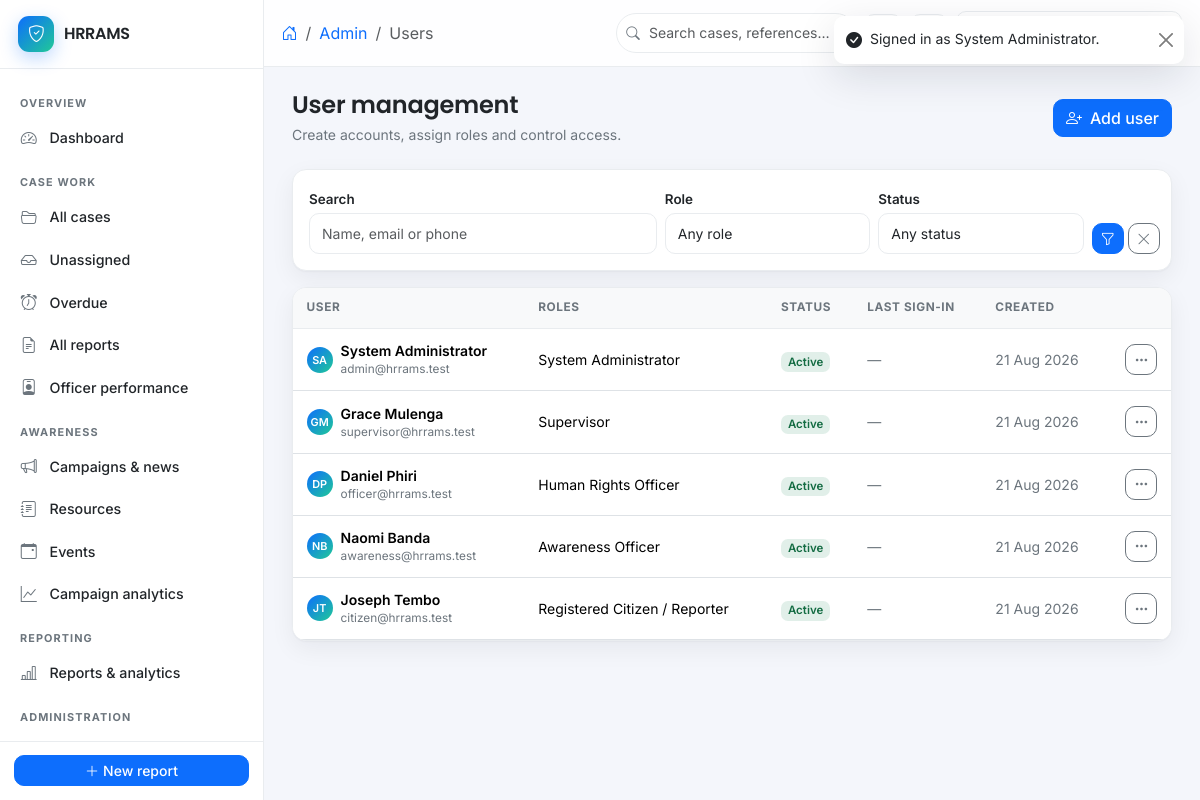
Page /admin/users (signed in) on the committed database.
### tables this page shows
CREATE TABLE settings (
  id            INT UNSIGNED AUTO_INCREMENT PRIMARY KEY,
  skey          VARCHAR(100) NOT NULL,
  svalue        TEXT         NULL,
  stype         ENUM('string','int','bool','json') NOT NULL DEFAULT 'string',
  group_name    VARCHAR(60)  NOT NULL DEFAULT 'general',
  created_at    DATETIME     NOT NULL DEFAULT CURRENT_TIMESTAMP,
  updated_at    DATETIME     NULL ON UPDATE CURRENT_TIMESTAMP,
  updated_by    INT UNSIGNED NULL,
  deleted_at    DATETIME     NULL,
  UNIQUE KEY uq_settings_key (skey)
);

CREATE TABLE users (
  id                  INT UNSIGNED AUTO_INCREMENT PRIMARY KEY,
  first_name          VARCHAR(80)  NOT NULL,
  last_name           VARCHAR(80)  NOT NULL,
  email               VARCHAR(190) NOT NULL,
  phone               VARCHAR(30)  NULL,
  password_hash       VARCHAR(255) NOT NULL,
  national_id_enc     VARBINARY(512) NULL COMMENT 'AES-encrypted sensitive identifier',
  address             VARCHAR(255) NULL,
  province_id         INT UNSIGNED NULL,
  district_id         INT UNSIGNED NULL,
  nationality         VARCHAR(80)  NULL,
  avatar_path         VARCHAR(255) NULL,
  status              ENUM('pending','active','suspended','locked') NOT NULL DEFAULT 'pending',
  email_verified_at   DATETIME     NULL,
  verify_token        CHAR(64)     NULL,
  twofa_secret        VARCHAR(64)  NULL,
  twofa_enabled       TINYINT(1)   NOT NULL DEFAULT 0,
  failed_attempts     TINYINT UNSIGNED NOT NULL DEFAULT 0,
  locked_until        DATETIME     NULL,
  last_login_at       DATETIME     NULL,
  remember_token      CHAR(64)     NULL,
  created_at          DATETIME     NOT NULL DEFAULT CURRENT_TIMESTAMP,
  updated_at          DATETIME     NULL ON UPDATE CURRENT_TIMESTAMP,
  created_by          INT UNSIGNED NULL,
  updated_by          INT UNSIGNED NULL,
  deleted_at          DATETIME     NULL,
  UNIQUE KEY uq_users_email (email),
  KEY idx_users_status (status),
  KEY idx_users_deleted (deleted_at),
  KEY idx_users_prov (province_id),
  CONSTRAINT fk_users_prov FOREIGN KEY (province_id) REFERENCES provinces(id),
  CONSTRAINT fk_users_dist FOREIGN KEY (district_id) REFERENCES districts(id)
);

### app/Views/admin/users.php (the view, shortened to what the rows shown need)
<div class="d-flex flex-wrap justify-content-between align-items-center gap-2 mb-4">
  <div>
    <h1 class="h4 fw-semibold mb-1">User management</h1>
    <p class="text-muted small mb-0">Create accounts, assign roles and control access.</p>
  </div>
  <a href="<?= e(url('admin/users/create')) ?>" class="btn btn-primary">
    <i class="bi bi-person-plus me-2"></i>Add user
  </a>
</div>
<form class="card p-3 mb-3" method="get" action="<?= e(url('admin/users')) ?>">
  <div class="row g-2 align-items-end">
    <div class="col-lg-5">
      <label class="form-label" for="q">Search</label>
      <input type="search" id="q" name="q" class="form-control form-control-sm"
             placeholder="Name, email or phone" value="<?= e($filters['q'] ?? '') ?>">
    </div>
    <div class="col-6 col-lg-3">
      <label class="form-label" for="role">Role</label>
      <select id="role" name="role" class="form-select form-select-sm" data-autosubmit>
        <option value="">Any role</option>
      </select>
    </div>
    <div class="col-6 col-lg-3">
      <label class="form-label" for="status">Status</label>
      <select id="status" name="status" class="form-select form-select-sm" data-autosubmit>
        <option value="">Any status</option>
      </select>
    </div>
    <div class="col-lg-1 d-flex gap-1">
      <button class="btn btn-primary btn-sm w-100"><i class="bi bi-funnel"></i></button>
      <a href="<?= e(url('admin/users')) ?>" class="btn btn-outline-secondary btn-sm"><i class="bi bi-x-lg"></i></a>
    </div>
  </div>
</form>
<div class="card table-card">
  <?php if ($rows === []): ?>
    <div class="empty-state"><i class="bi bi-people"></i>No users match these filters.</div>
  <?php else: ?>
    <div class="table-responsive">
      <table class="table align-middle mb-0">
        <thead>
          <tr>
            <th scope="col">User</th><th scope="col">Roles</th><th scope="col">Status</th>
            <th scope="col">Last sign-in</th><th scope="col">Created</th><th scope="col"></th>
          </tr>
        </thead>
        <tbody>
          <?php foreach ($rows as $row): ?>
            <tr>
              <td>
                <span class="d-inline-flex align-items-center gap-2">
                  <span class="avatar avatar-sm"><?= e(initials($row['first_name'] . ' ' . $row['last_name'])) ?></span>
                  <span class="small">
                    <span class="d-block fw-semibold"><?= e($row['first_name'] . ' ' . $row['last_name']) ?></span>
                    <span class="d-block text-muted fs-tiny"><?= e($row['email']) ?></span>
                  </span>
                </span>
              </td>
              <td class="small"><?= e($row['role_names'] ?: '—') ?></td>
              <td>
                <span class="badge badge-soft bg-<?= e(match ($row['status']) {
                    'active' => 'success', 'pending' => 'warning',
                    'suspended' => 'danger', default => 'secondary' }) ?>">
                  <?= e(ucfirst((string)$row['status'])) ?>
                </span>
              </td>
              <td class="small text-muted"><?= e(dt($row['last_login_at'], 'd M Y')) ?></td>
              <td class="small text-muted"><?= e(d($row['created_at'])) ?></td>
              <td class="text-end">
                <div class="dropdown">
                  <button class="btn btn-outline-secondary btn-sm" data-bs-toggle="dropdown" aria-label="Actions">
                    <i class="bi bi-three-dots"></i>
                  </button>
                </div>
              </td>
            </tr>
          <?php endforeach; ?>
        </tbody>
      </table>
    </div>
  <?php endif; ?>
</div>

### app/Core/Router.php (shortened to what the rows shown need)
<?php
final class Router
{
    private array $routes = ['GET' => [], 'POST' => [], 'PUT' => [], 'PATCH' => [], 'DELETE' => []];
    private function add(string $method, string $pattern, array $handler, array $middleware): void
    {
        $this->routes[$method][] = [
            'pattern'    => '/' . trim($pattern, '/'),
            'handler'    => $handler,
            'middleware' => $middleware,
        ];
    }
    public function dispatch(): void
    {
        $method = Request::method();
        $path   = Request::path();
        foreach ($this->routes[$method] ?? [] as $route) {
            $params = $this->match($route['pattern'], $path);
            if ($params === null) {
                continue;
            }
            foreach ($route['middleware'] as $rule) {
                Middleware::apply($rule);
            }
            [$class, $action] = $route['handler'];
            (new $fqcn())->{$action}(...array_values($params));
            return;
        }
    }
    private function match(string $pattern, string $path): ?array
    {
        if ($pattern === $path) {
            return [];
        }
        $pSeg = explode('/', trim($pattern, '/'));
        $uSeg = explode('/', trim($path, '/'));
        if (count($pSeg) !== count($uSeg)) {
            return null;
        }
        $params = [];
        foreach ($pSeg as $i => $segment) {
            if ($segment !== $uSeg[$i]) {
                return null;
            }
        }
        return $params;
    }
}

### app/Views/partials/sidebar.php (shortened to what the rows shown need)
<aside class="app-sidebar" id="appSidebar">
  <a href="<?= e(url(Auth::homeRoute())) ?>" class="sidebar-brand">
    <span class="brand-mark"><i class="bi bi-shield-check"></i></span>
    <span class="brand-text"><?= e(Setting::get('site_name', 'HRRAMS')) ?></span>
  </a>
  <nav class="sidebar-nav" aria-label="Main navigation">
    <?php if (Auth::hasRole('officer', 'supervisor', 'admin')): ?>
      <div class="nav-group-label">Overview</div>
      <a class="nav-item<?= activeIf('dashboard') ?>" href="<?= e(url('dashboard')) ?>">
        <i class="bi bi-speedometer2"></i><span>Dashboard</span>
      </a>
    <?php endif; ?>
    <?php if (can('case.view_assigned') || can('case.view_any')): ?>
      <div class="nav-group-label">Case work</div>
      <a class="nav-item<?= activeIf('cases') ?>" href="<?= e(url('cases')) ?>">
        <i class="bi bi-folder2-open"></i>
        <span><?= can('case.view_any') ? 'All cases' : 'My cases' ?></span>
      </a>
      <?php if (can('case.assign')): ?>
        <a class="nav-item" href="<?= e(url('cases?unassigned=1&status=open')) ?>">
          <i class="bi bi-inbox"></i><span>Unassigned</span>
        </a>
      <?php endif; ?>
      <a class="nav-item" href="<?= e(url('cases?overdue=1')) ?>">
        <i class="bi bi-alarm"></i><span>Overdue</span>
      </a>
    <?php endif; ?>
    <?php if (can('report.view_any')): ?>
      <a class="nav-item<?= activeIf('reports') ?>" href="<?= e(url('reports')) ?>">
        <i class="bi bi-file-earmark-text"></i><span>All reports</span>
      </a>
    <?php endif; ?>
    <?php if (can('dashboard.department')): ?>
      <a class="nav-item<?= activeIf('officers') ?>" href="<?= e(url('officers')) ?>">
        <i class="bi bi-person-badge"></i><span>Officer performance</span>
      </a>
    <?php endif; ?>
    <?php if (can('awareness.manage') || can('event.manage')): ?>
      <div class="nav-group-label">Awareness</div>
      <?php if (can('awareness.manage')): ?>
        <a class="nav-item<?= activeIf('awareness/manage') ?>" href="<?= e(url('awareness/manage')) ?>">
          <i class="bi bi-megaphone"></i><span>Campaigns &amp; news</span>
        </a>
        <a class="nav-item<?= activeIf('awareness/resources') ?>" href="<?= e(url('awareness/resources')) ?>">
          <i class="bi bi-journal-text"></i><span>Resources</span>
        </a>
      <?php endif; ?>
      <?php if (can('event.manage')): ?>
        <a class="nav-item<?= activeIf('awareness/events') ?>" href="<?= e(url('awareness/events')) ?>">
          <i class="bi bi-calendar-event"></i><span>Events</span>
        </a>
      <?php endif; ?>
      <?php if (can('awareness.analytics')): ?>
        <a class="nav-item<?= activeIf('awareness/analytics') ?>" href="<?= e(url('awareness/analytics')) ?>">
          <i class="bi bi-graph-up"></i><span>Campaign analytics</span>
        </a>
      <?php endif; ?>
    <?php endif; ?>
    <?php if (can('report.export')): ?>
      <div class="nav-group-label">Reporting</div>
      <a class="nav-item<?= activeIf('analytics') ?>" href="<?= e(url('analytics')) ?>">
        <i class="bi bi-bar-chart-line"></i><span>Reports &amp; analytics</span>
      </a>
    <?php endif; ?>
    <?php if (can('user.manage') || can('settings.manage') || can('audit.view')): ?>
      <div class="nav-group-label">Administration</div>
      <?php if (can('dashboard.admin')): ?>
        <a class="nav-item<?= activeIf('admin/dashboard') ?>" href="<?= e(url('admin/dashboard')) ?>">
          <i class="bi bi-grid-1x2"></i><span>Admin dashboard</span>
        </a>
      <?php endif; ?>
    <?php endif; ?>
  </nav>
  <div class="sidebar-foot">
    <a class="btn btn-primary btn-sm w-100" href="<?= e(url('report')) ?>">
      <i class="bi bi-plus-lg me-1"></i>New report
    </a>
  </div>
</aside>

### rows in the picture
settings: svalue "HRRAMS"
users: first_name+last_name "SA", first_name+last_name "System Administrator", email "admin@hrrams.test", role_names "System Administrator", status "Active", last_login_at "—", created_at "21 Aug 2026"
users: first_name+last_name "GM", first_name+last_name "Grace Mulenga", email "supervisor@hrrams.test", role_names "Supervisor", status "Active", last_login_at "—", created_at "21 Aug 2026"
users: first_name+last_name "DP", first_name+last_name "Daniel Phiri", email "officer@hrrams.test", role_names "Human Rights Officer", status "Active", last_login_at "—", created_at "21 Aug 2026"
users: first_name+last_name "NB", first_name+last_name "Naomi Banda", email "awareness@hrrams.test", role_names "Awareness Officer", status "Active", last_login_at "—", created_at "21 Aug 2026"
users: first_name+last_name "JT", first_name+last_name "Joseph Tembo", email "citizen@hrrams.test", role_names "Registered Citizen / Reporter", status "Active", last_login_at "—", created_at "21 Aug 2026"

### other values in the picture
$crumb['label'] "Admin"
$crumb['label'] "Users"
$m['message'] "Signed in as System Administrator."
